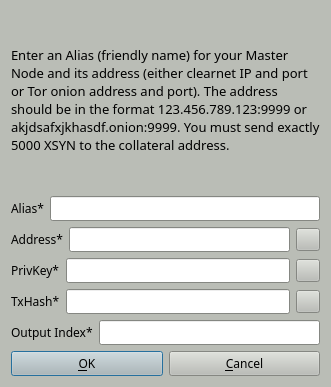
<?xml version="1.0" encoding="UTF-8"?>
<ui version="4.0">
 <class>AddEditAtomNode</class>
 <widget class="QDialog" name="AddEditAtomNode">
  <property name="geometry">
   <rect>
    <x>0</x>
    <y>0</y>
    <width>331</width>
    <height>387</height>
   </rect>
  </property>
  <property name="palette">
   <palette>
    <active>
     <colorrole role="WindowText">
      <brush brushstyle="SolidPattern">
       <color alpha="255">
        <red>0</red>
        <green>0</green>
        <blue>0</blue>
       </color>
      </brush>
     </colorrole>
     <colorrole role="Button">
      <brush brushstyle="SolidPattern">
       <color alpha="255">
        <red>186</red>
        <green>189</green>
        <blue>182</blue>
       </color>
      </brush>
     </colorrole>
     <colorrole role="Light">
      <brush brushstyle="SolidPattern">
       <color alpha="255">
        <red>255</red>
        <green>255</green>
        <blue>255</blue>
       </color>
      </brush>
     </colorrole>
     <colorrole role="Midlight">
      <brush brushstyle="SolidPattern">
       <color alpha="255">
        <red>220</red>
        <green>222</green>
        <blue>218</blue>
       </color>
      </brush>
     </colorrole>
     <colorrole role="Dark">
      <brush brushstyle="SolidPattern">
       <color alpha="255">
        <red>93</red>
        <green>94</green>
        <blue>91</blue>
       </color>
      </brush>
     </colorrole>
     <colorrole role="Mid">
      <brush brushstyle="SolidPattern">
       <color alpha="255">
        <red>124</red>
        <green>126</green>
        <blue>121</blue>
       </color>
      </brush>
     </colorrole>
     <colorrole role="Text">
      <brush brushstyle="SolidPattern">
       <color alpha="255">
        <red>0</red>
        <green>0</green>
        <blue>0</blue>
       </color>
      </brush>
     </colorrole>
     <colorrole role="BrightText">
      <brush brushstyle="SolidPattern">
       <color alpha="255">
        <red>255</red>
        <green>255</green>
        <blue>255</blue>
       </color>
      </brush>
     </colorrole>
     <colorrole role="ButtonText">
      <brush brushstyle="SolidPattern">
       <color alpha="255">
        <red>0</red>
        <green>0</green>
        <blue>0</blue>
       </color>
      </brush>
     </colorrole>
     <colorrole role="Base">
      <brush brushstyle="SolidPattern">
       <color alpha="255">
        <red>255</red>
        <green>255</green>
        <blue>255</blue>
       </color>
      </brush>
     </colorrole>
     <colorrole role="Window">
      <brush brushstyle="SolidPattern">
       <color alpha="255">
        <red>186</red>
        <green>189</green>
        <blue>182</blue>
       </color>
      </brush>
     </colorrole>
     <colorrole role="Shadow">
      <brush brushstyle="SolidPattern">
       <color alpha="255">
        <red>0</red>
        <green>0</green>
        <blue>0</blue>
       </color>
      </brush>
     </colorrole>
     <colorrole role="AlternateBase">
      <brush brushstyle="SolidPattern">
       <color alpha="255">
        <red>220</red>
        <green>222</green>
        <blue>218</blue>
       </color>
      </brush>
     </colorrole>
     <colorrole role="ToolTipBase">
      <brush brushstyle="SolidPattern">
       <color alpha="255">
        <red>255</red>
        <green>255</green>
        <blue>220</blue>
       </color>
      </brush>
     </colorrole>
     <colorrole role="ToolTipText">
      <brush brushstyle="SolidPattern">
       <color alpha="255">
        <red>0</red>
        <green>0</green>
        <blue>0</blue>
       </color>
      </brush>
     </colorrole>
    </active>
    <inactive>
     <colorrole role="WindowText">
      <brush brushstyle="SolidPattern">
       <color alpha="255">
        <red>0</red>
        <green>0</green>
        <blue>0</blue>
       </color>
      </brush>
     </colorrole>
     <colorrole role="Button">
      <brush brushstyle="SolidPattern">
       <color alpha="255">
        <red>186</red>
        <green>189</green>
        <blue>182</blue>
       </color>
      </brush>
     </colorrole>
     <colorrole role="Light">
      <brush brushstyle="SolidPattern">
       <color alpha="255">
        <red>255</red>
        <green>255</green>
        <blue>255</blue>
       </color>
      </brush>
     </colorrole>
     <colorrole role="Midlight">
      <brush brushstyle="SolidPattern">
       <color alpha="255">
        <red>220</red>
        <green>222</green>
        <blue>218</blue>
       </color>
      </brush>
     </colorrole>
     <colorrole role="Dark">
      <brush brushstyle="SolidPattern">
       <color alpha="255">
        <red>93</red>
        <green>94</green>
        <blue>91</blue>
       </color>
      </brush>
     </colorrole>
     <colorrole role="Mid">
      <brush brushstyle="SolidPattern">
       <color alpha="255">
        <red>124</red>
        <green>126</green>
        <blue>121</blue>
       </color>
      </brush>
     </colorrole>
     <colorrole role="Text">
      <brush brushstyle="SolidPattern">
       <color alpha="255">
        <red>0</red>
        <green>0</green>
        <blue>0</blue>
       </color>
      </brush>
     </colorrole>
     <colorrole role="BrightText">
      <brush brushstyle="SolidPattern">
       <color alpha="255">
        <red>255</red>
        <green>255</green>
        <blue>255</blue>
       </color>
      </brush>
     </colorrole>
     <colorrole role="ButtonText">
      <brush brushstyle="SolidPattern">
       <color alpha="255">
        <red>0</red>
        <green>0</green>
        <blue>0</blue>
       </color>
      </brush>
     </colorrole>
     <colorrole role="Base">
      <brush brushstyle="SolidPattern">
       <color alpha="255">
        <red>255</red>
        <green>255</green>
        <blue>255</blue>
       </color>
      </brush>
     </colorrole>
     <colorrole role="Window">
      <brush brushstyle="SolidPattern">
       <color alpha="255">
        <red>186</red>
        <green>189</green>
        <blue>182</blue>
       </color>
      </brush>
     </colorrole>
     <colorrole role="Shadow">
      <brush brushstyle="SolidPattern">
       <color alpha="255">
        <red>0</red>
        <green>0</green>
        <blue>0</blue>
       </color>
      </brush>
     </colorrole>
     <colorrole role="AlternateBase">
      <brush brushstyle="SolidPattern">
       <color alpha="255">
        <red>220</red>
        <green>222</green>
        <blue>218</blue>
       </color>
      </brush>
     </colorrole>
     <colorrole role="ToolTipBase">
      <brush brushstyle="SolidPattern">
       <color alpha="255">
        <red>255</red>
        <green>255</green>
        <blue>220</blue>
       </color>
      </brush>
     </colorrole>
     <colorrole role="ToolTipText">
      <brush brushstyle="SolidPattern">
       <color alpha="255">
        <red>0</red>
        <green>0</green>
        <blue>0</blue>
       </color>
      </brush>
     </colorrole>
    </inactive>
    <disabled>
     <colorrole role="WindowText">
      <brush brushstyle="SolidPattern">
       <color alpha="255">
        <red>93</red>
        <green>94</green>
        <blue>91</blue>
       </color>
      </brush>
     </colorrole>
     <colorrole role="Button">
      <brush brushstyle="SolidPattern">
       <color alpha="255">
        <red>186</red>
        <green>189</green>
        <blue>182</blue>
       </color>
      </brush>
     </colorrole>
     <colorrole role="Light">
      <brush brushstyle="SolidPattern">
       <color alpha="255">
        <red>255</red>
        <green>255</green>
        <blue>255</blue>
       </color>
      </brush>
     </colorrole>
     <colorrole role="Midlight">
      <brush brushstyle="SolidPattern">
       <color alpha="255">
        <red>220</red>
        <green>222</green>
        <blue>218</blue>
       </color>
      </brush>
     </colorrole>
     <colorrole role="Dark">
      <brush brushstyle="SolidPattern">
       <color alpha="255">
        <red>93</red>
        <green>94</green>
        <blue>91</blue>
       </color>
      </brush>
     </colorrole>
     <colorrole role="Mid">
      <brush brushstyle="SolidPattern">
       <color alpha="255">
        <red>124</red>
        <green>126</green>
        <blue>121</blue>
       </color>
      </brush>
     </colorrole>
     <colorrole role="Text">
      <brush brushstyle="SolidPattern">
       <color alpha="255">
        <red>93</red>
        <green>94</green>
        <blue>91</blue>
       </color>
      </brush>
     </colorrole>
     <colorrole role="BrightText">
      <brush brushstyle="SolidPattern">
       <color alpha="255">
        <red>255</red>
        <green>255</green>
        <blue>255</blue>
       </color>
      </brush>
     </colorrole>
     <colorrole role="ButtonText">
      <brush brushstyle="SolidPattern">
       <color alpha="255">
        <red>93</red>
        <green>94</green>
        <blue>91</blue>
       </color>
      </brush>
     </colorrole>
     <colorrole role="Base">
      <brush brushstyle="SolidPattern">
       <color alpha="255">
        <red>186</red>
        <green>189</green>
        <blue>182</blue>
       </color>
      </brush>
     </colorrole>
     <colorrole role="Window">
      <brush brushstyle="SolidPattern">
       <color alpha="255">
        <red>186</red>
        <green>189</green>
        <blue>182</blue>
       </color>
      </brush>
     </colorrole>
     <colorrole role="Shadow">
      <brush brushstyle="SolidPattern">
       <color alpha="255">
        <red>0</red>
        <green>0</green>
        <blue>0</blue>
       </color>
      </brush>
     </colorrole>
     <colorrole role="AlternateBase">
      <brush brushstyle="SolidPattern">
       <color alpha="255">
        <red>186</red>
        <green>189</green>
        <blue>182</blue>
       </color>
      </brush>
     </colorrole>
     <colorrole role="ToolTipBase">
      <brush brushstyle="SolidPattern">
       <color alpha="255">
        <red>255</red>
        <green>255</green>
        <blue>220</blue>
       </color>
      </brush>
     </colorrole>
     <colorrole role="ToolTipText">
      <brush brushstyle="SolidPattern">
       <color alpha="255">
        <red>0</red>
        <green>0</green>
        <blue>0</blue>
       </color>
      </brush>
     </colorrole>
    </disabled>
   </palette>
  </property>
  <property name="font">
   <font>
    <family>Sawasdee</family>
   </font>
  </property>
  <property name="windowTitle">
   <string>Add/Edit Syndicate Node</string>
  </property>
  <property name="sizeGripEnabled">
   <bool>false</bool>
  </property>
  <property name="modal">
   <bool>true</bool>
  </property>
  <layout class="QVBoxLayout" name="verticalLayout">
   <item>
    <widget class="QLabel" name="label_9">
     <property name="sizePolicy">
      <sizepolicy hsizetype="Preferred" vsizetype="Expanding">
       <horstretch>0</horstretch>
       <verstretch>0</verstretch>
      </sizepolicy>
     </property>
     <property name="font">
      <font>
       <family>Sawasdee</family>
      </font>
     </property>
     <property name="text">
      <string>&lt;html&gt;&lt;head/&gt;&lt;body&gt;&lt;p&gt;&lt;span style=&quot; font-size:10pt;&quot;&gt;Enter an Alias (friendly name) for your Master Node and its address (either clearnet IP and port or Tor onion address and port). The address should be in the format 123.456.789.123:9999 or akjdsafxjkhasdf.onion:9999. You must send exactly 5000 XSYN to the collateral address.&lt;/span&gt;&lt;/p&gt;&lt;/body&gt;&lt;/html&gt;</string>
     </property>
     <property name="wordWrap">
      <bool>true</bool>
     </property>
    </widget>
   </item>
   <item>
    <layout class="QHBoxLayout" name="horizontalLayout_4">
     <property name="bottomMargin">
      <number>0</number>
     </property>
     <item>
      <widget class="QLabel" name="label_4">
       <property name="font">
        <font>
         <family>Sawasdee</family>
        </font>
       </property>
       <property name="text">
        <string>Alias*</string>
       </property>
      </widget>
     </item>
     <item>
      <widget class="QLineEdit" name="aliasLineEdit">
       <property name="font">
        <font>
         <family>Sawasdee</family>
        </font>
       </property>
      </widget>
     </item>
    </layout>
   </item>
   <item>
    <layout class="QHBoxLayout" name="horizontalLayout_5">
     <property name="bottomMargin">
      <number>0</number>
     </property>
     <item>
      <widget class="QLabel" name="label_6">
       <property name="font">
        <font>
         <family>Sawasdee</family>
        </font>
       </property>
       <property name="text">
        <string>Address*</string>
       </property>
      </widget>
     </item>
     <item>
      <widget class="QLineEdit" name="addressLineEdit">
       <property name="font">
        <font>
         <family>Sawasdee</family>
        </font>
       </property>
      </widget>
     </item>
     <item>
      <widget class="QToolButton" name="AddEditAddressPasteButton">
       <property name="font">
        <font>
         <family>Sawasdee</family>
        </font>
       </property>
       <property name="toolTip">
        <string>Paste address from clipboard</string>
       </property>
       <property name="text">
        <string/>
       </property>
       <property name="icon">
        <iconset resource="../syndicate.qrc">
         <normaloff>:/icons/editpaste</normaloff>:/icons/editpaste</iconset>
       </property>
       <property name="shortcut">
        <string>Alt+P</string>
       </property>
      </widget>
     </item>
    </layout>
   </item>
   <item>
    <layout class="QHBoxLayout" name="horizontalLayout_3">
     <property name="bottomMargin">
      <number>0</number>
     </property>
     <item>
      <widget class="QLabel" name="label_5">
       <property name="font">
        <font>
         <family>Sawasdee</family>
        </font>
       </property>
       <property name="text">
        <string>PrivKey*</string>
       </property>
      </widget>
     </item>
     <item>
      <widget class="QLineEdit" name="privkeyLineEdit">
       <property name="font">
        <font>
         <family>Sawasdee</family>
        </font>
       </property>
      </widget>
     </item>
     <item>
      <widget class="QToolButton" name="AddEditPrivkeyPasteButton">
       <property name="font">
        <font>
         <family>Sawasdee</family>
        </font>
       </property>
       <property name="toolTip">
        <string>Paste address from clipboard</string>
       </property>
       <property name="text">
        <string/>
       </property>
       <property name="icon">
        <iconset resource="../syndicate.qrc">
         <normaloff>:/icons/editpaste</normaloff>:/icons/editpaste</iconset>
       </property>
       <property name="shortcut">
        <string>Alt+P</string>
       </property>
      </widget>
     </item>
    </layout>
   </item>
   <item>
    <layout class="QHBoxLayout" name="horizontalLayout_2">
     <property name="bottomMargin">
      <number>0</number>
     </property>
     <item>
      <widget class="QLabel" name="label_2">
       <property name="font">
        <font>
         <family>Sawasdee</family>
        </font>
       </property>
       <property name="text">
        <string>TxHash*</string>
       </property>
      </widget>
     </item>
     <item>
      <widget class="QLineEdit" name="txhashLineEdit">
       <property name="font">
        <font>
         <family>Sawasdee</family>
        </font>
       </property>
      </widget>
     </item>
     <item>
      <widget class="QToolButton" name="AddEditTxhashPasteButton">
       <property name="font">
        <font>
         <family>Sawasdee</family>
        </font>
       </property>
       <property name="toolTip">
        <string>Paste address from clipboard</string>
       </property>
       <property name="text">
        <string/>
       </property>
       <property name="icon">
        <iconset resource="../syndicate.qrc">
         <normaloff>:/icons/editpaste</normaloff>:/icons/editpaste</iconset>
       </property>
       <property name="shortcut">
        <string>Alt+P</string>
       </property>
      </widget>
     </item>
    </layout>
   </item>
   <item>
    <layout class="QHBoxLayout" name="horizontalLayout_8">
     <property name="bottomMargin">
      <number>0</number>
     </property>
     <item>
      <widget class="QLabel" name="label_8">
       <property name="font">
        <font>
         <family>Sawasdee</family>
        </font>
       </property>
       <property name="text">
        <string>Output Index*</string>
       </property>
      </widget>
     </item>
     <item>
      <widget class="QLineEdit" name="outputindexLineEdit">
       <property name="font">
        <font>
         <family>Sawasdee</family>
        </font>
       </property>
      </widget>
     </item>
    </layout>
   </item>
   <item>
    <layout class="QHBoxLayout" name="horizontalLayout_Buttons">
     <item>
      <widget class="QPushButton" name="okButton">
       <property name="font">
        <font>
         <family>Sawasdee</family>
        </font>
       </property>
       <property name="text">
        <string>&amp;OK</string>
       </property>
      </widget>
     </item>
     <item>
      <widget class="QPushButton" name="cancelButton">
       <property name="font">
        <font>
         <family>Sawasdee</family>
        </font>
       </property>
       <property name="text">
        <string>&amp;Cancel</string>
       </property>
       <property name="autoDefault">
        <bool>false</bool>
       </property>
      </widget>
     </item>
    </layout>
   </item>
  </layout>
 </widget>
 <resources>
  <include location="../syndicate.qrc"/>
 </resources>
 <connections/>
</ui>
